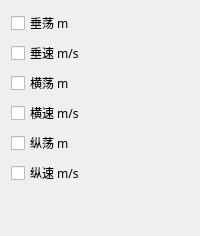
             <widget class="QWidget" name="page_5">
              <layout class="QGridLayout" name="gridLayout_23">
               <item row="4" column="0">
                <widget class="QCheckBox" name="checkBox_16">
                 <property name="font">
                  <font>
                   <family>微软雅黑</family>
                  </font>
                 </property>
                 <property name="text">
                  <string>纵荡 m</string>
                 </property>
                </widget>
               </item>
               <item row="3" column="0">
                <widget class="QCheckBox" name="checkBox_15">
                 <property name="font">
                  <font>
                   <family>微软雅黑</family>
                  </font>
                 </property>
                 <property name="text">
                  <string>横速 m/s</string>
                 </property>
                </widget>
               </item>
               <item row="1" column="0">
                <widget class="QCheckBox" name="checkBox_13">
                 <property name="font">
                  <font>
                   <family>微软雅黑</family>
                  </font>
                 </property>
                 <property name="text">
                  <string>垂速 m/s</string>
                 </property>
                </widget>
               </item>
               <item row="2" column="0">
                <widget class="QCheckBox" name="checkBox_11">
                 <property name="font">
                  <font>
                   <family>微软雅黑</family>
                  </font>
                 </property>
                 <property name="text">
                  <string>横荡 m</string>
                 </property>
                </widget>
               </item>
               <item row="0" column="0">
                <widget class="QCheckBox" name="checkBox_12">
                 <property name="font">
                  <font>
                   <family>微软雅黑</family>
                  </font>
                 </property>
                 <property name="text">
                  <string>垂荡 m</string>
                 </property>
                </widget>
               </item>
               <item row="5" column="0">
                <widget class="QCheckBox" name="checkBox_14">
                 <property name="font">
                  <font>
                   <family>微软雅黑</family>
                  </font>
                 </property>
                 <property name="text">
                  <string>纵速 m/s</string>
                 </property>
                </widget>
               </item>
               <item row="6" column="0">
                <spacer name="verticalSpacer_24">
                 <property name="orientation">
                  <enum>Qt::Vertical</enum>
                 </property>
                 <property name="sizeHint" stdset="0">
                  <size>
                   <width>20</width>
                   <height>40</height>
                  </size>
                 </property>
                </spacer>
               </item>
              </layout>
             </widget>
